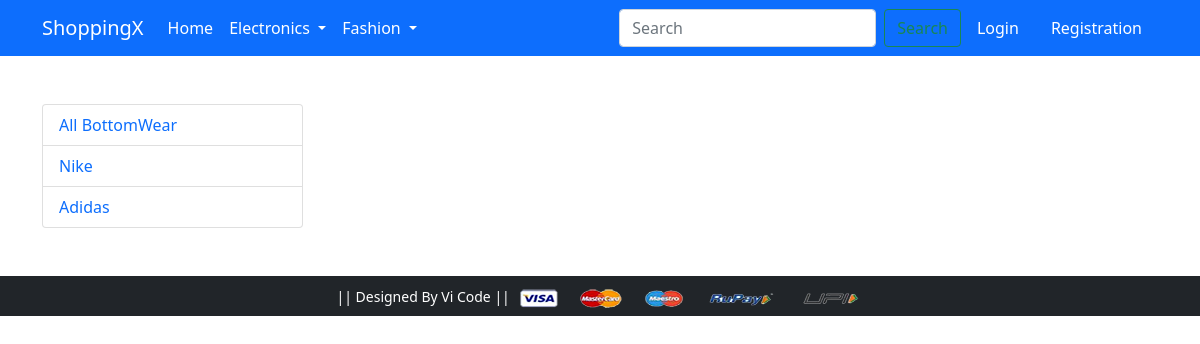
Before: /bottomwear/nike with the older database file.
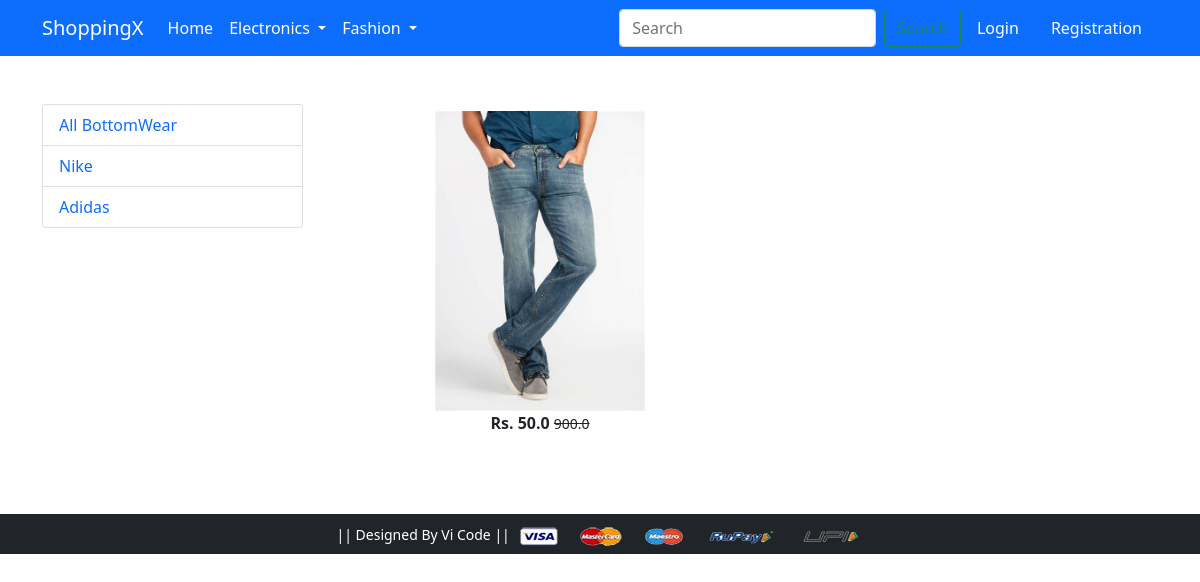
After: the same page with the newer database file.
### app/models.py (models this page shows, shortened)
class Product(models.Model):
    title = models.CharField(max_length=100)
    selling_price = models.FloatField()
    discounted_price = models.FloatField()
    description = models.TextField()
    brand = models.CharField(max_length=100)
    category = models.CharField(choices=CATEGORY_CHOICES, max_length=2)
    product_image = models.ImageField(upload_to='productimg')

### app/views.py (the view)
# urls.py: path('bottomwear/', views.bottomwear, name='bottomwear'),
def bottomwear(request, data=None):
    if data is None:
        bottomwears = Product.objects.filter(category='BW')  # Correct variable name
    elif data in ['nike', 'adidas']:  # Use a list for better readability
        bottomwears = Product.objects.filter(category='BW', brand=data)  # Assign to bottomwears
    return render(request, 'app/bottomwear.html', {'bottomwears': bottomwears})  # Ensure consistency

### app/templates/app/bottomwear.html (shortened to what this page needs)
{% extends 'app/base.html' %}
{% load static %}
{% block main-content %}
<div class="container my-5">
 <div class="row">
  <div class="col-sm-3">
    <div class="list-group">
        <a href="{% url 'bottomwear'%}" class="list-group-item
        list-gruop-item-action" aria-current="true">All BottomWear</a>
        <a href="{% url 'bottomweardata' 'nike' %}"
        class="list-group-item list-gruop-item-action"area-current="true">Nike</a>
        <a href="{% url 'bottomweardata' 'adidas' %}"
        class="list-group-item list-gruop-item-action">Adidas</a>
    </div>
  </div>
  <div class="col-sm-8 offset-sm-1">
    <div class="row">
      {% for product in bottomwears %}
      <div class="col-sm-4 text-center mb-4">
        <a href="{% url 'product-detail' product.id %}" class="btn">
          <div class="item">
            <img src="{{product.product_image.url}}" alt="" height="300" class="">
            <div class="fw-bold">Rs. {{product.discounted_price}}
            <small class="fw-light text-decoration-line-through">{{product.selling_price}}</small>
            </div>
          </div>
        </a>
      </div>
      {% endfor %}
    </div>
  </div>
 </div>
</div>
{% endblock main-content %}

Changed rows visible on the page:
now on this page (row edited): Product: product_image (picture), discounted_price "50.0", selling_price "900.0"
